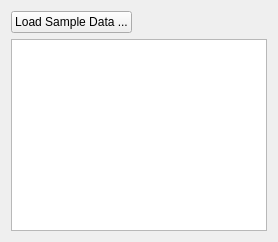
                   <widget class="QWidget" name="tab_8">
                    <attribute name="title">
                     <string>Sample</string>
                    </attribute>
                    <layout class="QVBoxLayout" name="verticalLayout_11">
                     <item>
                      <layout class="QVBoxLayout" name="verticalLayout_5">
                       <item>
                        <layout class="QHBoxLayout" name="horizontalLayout_4">
                         <item>
                          <widget class="QPushButton" name="import_sample_button">
                           <property name="sizePolicy">
                            <sizepolicy hsizetype="Fixed" vsizetype="Fixed">
                             <horstretch>0</horstretch>
                             <verstretch>0</verstretch>
                            </sizepolicy>
                           </property>
                           <property name="text">
                            <string>Load Sample Data ...</string>
                           </property>
                          </widget>
                         </item>
                         <item>
                          <widget class="QLabel" name="sample_folder">
                           <property name="text">
                            <string/>
                           </property>
                          </widget>
                         </item>
                         <item>
                          <spacer name="horizontalSpacer_2">
                           <property name="orientation">
                            <enum>Qt::Horizontal</enum>
                           </property>
                           <property name="sizeType">
                            <enum>QSizePolicy::Expanding</enum>
                           </property>
                           <property name="sizeHint" stdset="0">
                            <size>
                             <width>40</width>
                             <height>20</height>
                            </size>
                           </property>
                          </spacer>
                         </item>
                        </layout>
                       </item>
                       <item>
                        <widget class="QListWidget" name="list_sample">
                         <property name="sizePolicy">
                          <sizepolicy hsizetype="Preferred" vsizetype="Expanding">
                           <horstretch>0</horstretch>
                           <verstretch>0</verstretch>
                          </sizepolicy>
                         </property>
                         <property name="minimumSize">
                          <size>
                           <width>50</width>
                           <height>0</height>
                          </size>
                         </property>
                         <property name="contextMenuPolicy">
                          <enum>Qt::CustomContextMenu</enum>
                         </property>
                         <property name="editTriggers">
                          <set>QAbstractItemView::NoEditTriggers</set>
                         </property>
                         <property name="alternatingRowColors">
                          <bool>true</bool>
                         </property>
                         <property name="selectionMode">
                          <enum>QAbstractItemView::ExtendedSelection</enum>
                         </property>
                         <property name="selectionBehavior">
                          <enum>QAbstractItemView::SelectRows</enum>
                         </property>
                        </widget>
                       </item>
                      </layout>
                     </item>
                    </layout>
                   </widget>
